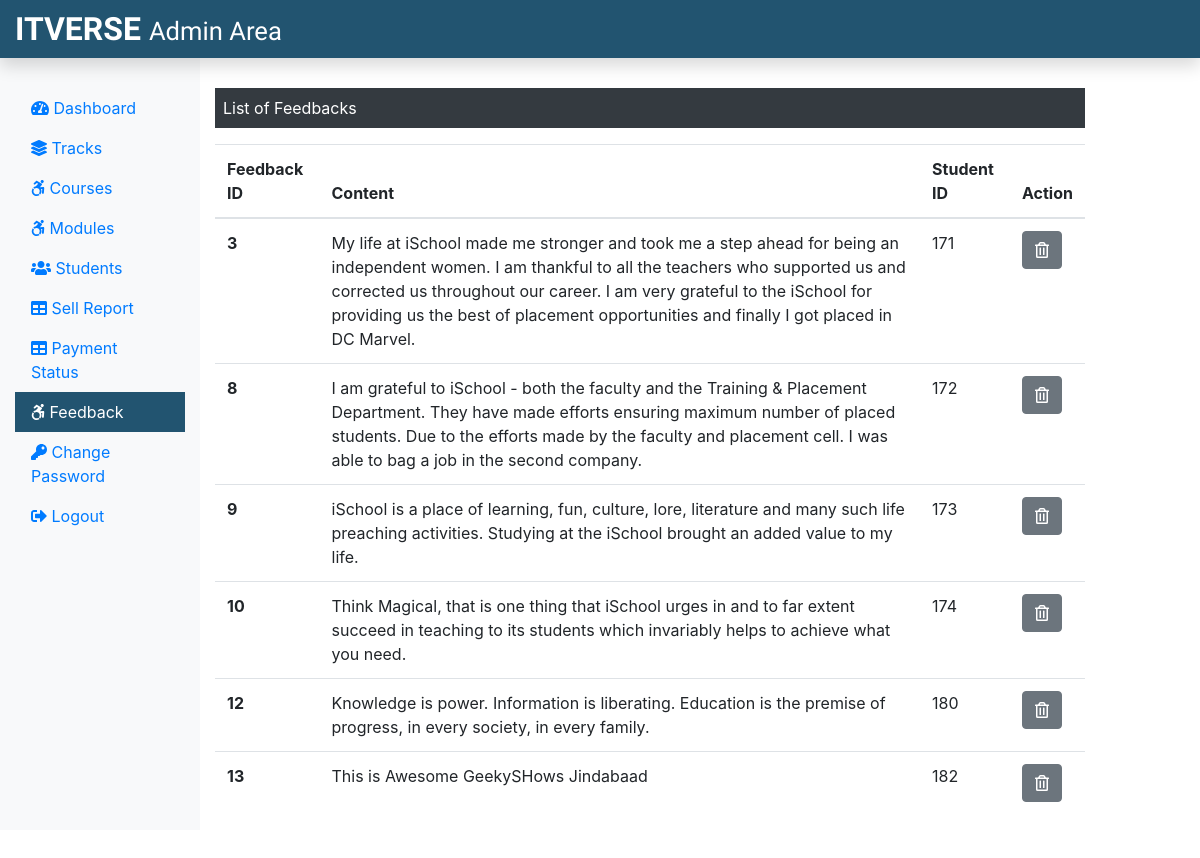
The page /Admin/feedback.php (signed in) on the database its author committed.
### tables this page shows
CREATE TABLE `feedback` (
  `f_id` int(11) NOT NULL,
  `f_content` text NOT NULL,
  `stu_id` int(11) NOT NULL
);

### Admin/feedback.php (the view, shortened to what this page needs)
<?php
include('./adminInclude/header.php');
include('../dbConnection.php');
?>
  <div class="col-sm-9 mt-5">
    <p class=" bg-dark text-white p-2">List of Feedbacks</p>
    <?php
      $sql = "SELECT * FROM feedback";
      $result = $conn->query($sql);
      if($result->num_rows > 0){
       echo '<table class="table">
       <thead>
        <tr>
         <th scope="col">Feedback ID</th>
         <th scope="col">Content</th>
         <th scope="col">Student ID</th>
         <th scope="col">Action</th>
        </tr>
       </thead>
       <tbody>';
        while($row = $result->fetch_assoc()){
          echo '<tr>';
          echo '<th scope="row">'.$row["f_id"].'</th>';
          echo '<td>'. $row["f_content"].'</td>';
          echo '<td>'.$row["stu_id"].'</td>';
          echo '<td><form action="" method="POST" class="d-inline"><input type="hidden" name="id" value='. $row["f_id"] .'><button type="submit" class="btn btn-secondary" name="delete" value="Delete"><i class="far fa-trash-alt"></i></button></form></td>
         </tr>';
        }
        echo '</tbody>
        </table>';
      } else {
        echo "0 Result";
      }
     ?>
  </div>
 </div>
</div>
<?php
include('./adminInclude/footer.php');
?>

### Admin/adminInclude/header.php (shortened to what this page needs)
<!DOCTYPE html>
<html lang="en">
<head>
 <link rel="stylesheet" href="../css/bootstrap.min.css">
 <link rel="stylesheet" href="../css/all.min.css">
 <link rel="stylesheet" href="../css/adminstyle.css">
</head>
<body>
 <nav class="navbar navbar-dark fixed-top p-0 shadow" style="background-color: #225470;">
  <a class="navbar-brand col-sm-3 col-md-2 mr-0" href="adminDashboard.php">ITVERSE <small class="text-white">Admin Area</small></a>
 </nav>
 <div class="container-fluid mb-5" style="margin-top:40px;">
  <div class="row">
   <nav class="col-sm-3 col-md-2 bg-light sidebar py-5 d-print-none">
    <div class="sidebar-sticky">
     <ul class="nav flex-column">
      <li class="nav-item">
       <a class="nav-link <?php if(PAGE == 'dashboard') {echo 'active';} ?>" href="adminDashboard.php">
        <i class="fas fa-tachometer-alt"></i>
        Dashboard
       </a>
      </li>
      <li class="nav-item">
       <a class="nav-link <?php if(PAGE == 'tracks') {echo 'active';} ?>" href="tracks.php">
        <i class="fas fa-layer-group"></i>
        Tracks
       </a>
      </li>
      <li class="nav-item">
       <a class="nav-link <?php if(PAGE == 'courses') {echo 'active';} ?>" href="courses.php">
        <i class="fab fa-accessible-icon"></i>
        Courses
       </a>
      </li>
      <li class="nav-item">
       <a class="nav-link <?php if(PAGE == 'lessons') {echo 'active';} ?>" href="lessons.php">
        <i class="fab fa-accessible-icon"></i>
        Modules
       </a>
      </li>
      <li class="nav-item">
       <a class="nav-link <?php if(PAGE == 'students') {echo 'active';} ?>" href="students.php">
        <i class="fas fa-users"></i>
        Students
       </a>
      </li>
      <li class="nav-item">
       <a class="nav-link <?php if(PAGE == 'sellreport') {echo 'active';} ?>" href="sellReport.php">
        <i class="fas fa-table"></i>
        Sell Report
       </a>
      </li>
      <li class="nav-item">
       <a class="nav-link <?php if(PAGE == 'paymentstatus') {echo 'active';} ?>" href="adminPaymentStatus.php">
        <i class="fas fa-table"></i>
        Payment Status
       </a>
      </li>
      <li class="nav-item">
       <a class="nav-link <?php if(PAGE == 'feedback') {echo 'active';} ?>" href="feedback.php">
        <i class="fab fa-accessible-icon"></i>
        Feedback
       </a>
      </li>
      <li class="nav-item">
       <a class="nav-link <?php if(PAGE == 'changepass') {echo 'active';} ?>" href="adminChangePass.php">
        <i class="fas fa-key"></i>
        Change Password
       </a>
      </li>
      <li class="nav-item">
       <a class="nav-link" href="logout.php">
        <i class="fas fa-sign-out-alt"></i>
        Logout
       </a>
      </li>
     </ul>
    </div>
   </nav>

### Admin/adminInclude/footer.php (shortened to what this page needs)
</body>
</html>

### css/adminstyle.css (style rules this page uses)
.navbar-brand { font-family: "Ubuntu", sans-serif; font-size: 2em; font-weight: bold; color: #fff; }
.active { background-color: #225470; color: #fff; }

### rows shown on the page
feedback: f_id "3", f_content "My life at iSchool made me stronger and took me a step ahead for being an independent women. I am thankful to all the teachers who supported us and corrected us throughout our career. I am very grateful to the iSchool for providing us the best of placement opportunities and finally I got placed in DC Marvel.", stu "171"
feedback: f_id "8", f_content "I am grateful to iSchool - both the faculty and the Training & Placement Department. They have made efforts ensuring maximum number of placed students. Due to the efforts made by the faculty and placement cell. I was able to bag a job in the second company.", stu "172"
feedback: f_id "9", f_content "iSchool is a place of learning, fun, culture, lore, literature and many such life preaching activities. Studying at the iSchool brought an added value to my life.", stu "173"
feedback: f_id "10", f_content "Think Magical, that is one thing that iSchool urges in and to far extent succeed in teaching to its students which invariably helps to achieve what you need.", stu "174"
feedback: f_id "12", f_content "Knowledge is power. Information is liberating. Education is the premise of progress, in every society, in every family.", stu "180"
feedback: f_id "13", f_content "This is Awesome GeekySHows Jindabaad", stu "182"
